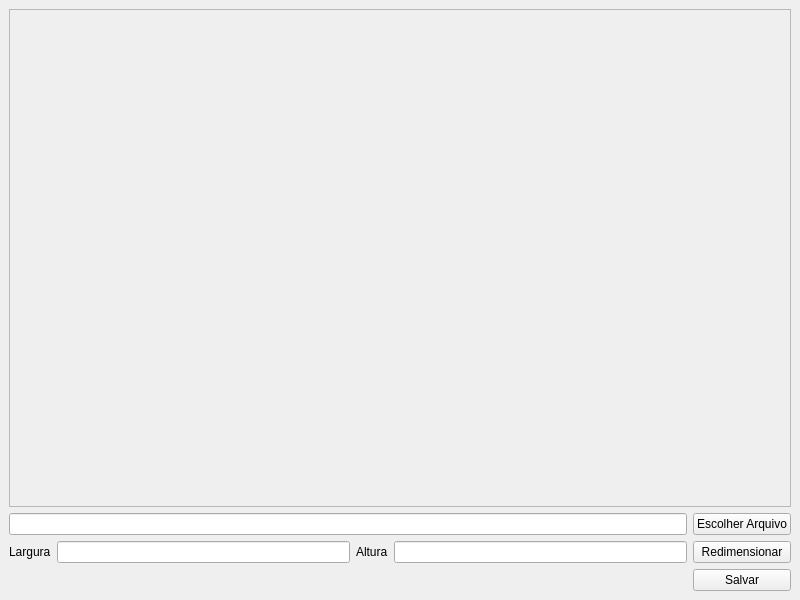
<?xml version="1.0" encoding="UTF-8"?>
<ui version="4.0">
 <class>MainWindow</class>
 <widget class="QMainWindow" name="MainWindow">
  <property name="geometry">
   <rect>
    <x>0</x>
    <y>0</y>
    <width>800</width>
    <height>600</height>
   </rect>
  </property>
  <property name="windowTitle">
   <string>Redimensionar Imagem</string>
  </property>
  <widget class="QWidget" name="centralwidget">
   <layout class="QGridLayout" name="gridLayout">
    <item row="2" column="0">
     <widget class="QLabel" name="label">
      <property name="text">
       <string>Largura</string>
      </property>
     </widget>
    </item>
    <item row="2" column="2">
     <widget class="QLabel" name="label_2">
      <property name="text">
       <string>Altura</string>
      </property>
     </widget>
    </item>
    <item row="2" column="1">
     <widget class="QLineEdit" name="inputLargura"/>
    </item>
    <item row="2" column="3">
     <widget class="QLineEdit" name="inputAltura"/>
    </item>
    <item row="2" column="4">
     <widget class="QPushButton" name="btnRedimensionar">
      <property name="text">
       <string>Redimensionar</string>
      </property>
     </widget>
    </item>
    <item row="3" column="4">
     <widget class="QPushButton" name="btnSalvar">
      <property name="text">
       <string>Salvar</string>
      </property>
     </widget>
    </item>
    <item row="0" column="0" colspan="5">
     <widget class="QScrollArea" name="scrollArea">
      <property name="widgetResizable">
       <bool>true</bool>
      </property>
      <widget class="QWidget" name="scrollAreaWidgetContents">
       <property name="geometry">
        <rect>
         <x>0</x>
         <y>0</y>
         <width>776</width>
         <height>471</height>
        </rect>
       </property>
       <layout class="QGridLayout" name="gridLayout_2">
        <item row="0" column="0">
         <widget class="QLabel" name="labelimg">
          <property name="text">
           <string/>
          </property>
         </widget>
        </item>
       </layout>
      </widget>
     </widget>
    </item>
    <item row="1" column="4">
     <widget class="QPushButton" name="btnEscolherArquivo">
      <property name="text">
       <string>Escolher Arquivo</string>
      </property>
     </widget>
    </item>
    <item row="1" column="0" colspan="4">
     <widget class="QLineEdit" name="inputAbrirArquivo"/>
    </item>
   </layout>
  </widget>
 </widget>
 <resources/>
 <connections/>
</ui>
